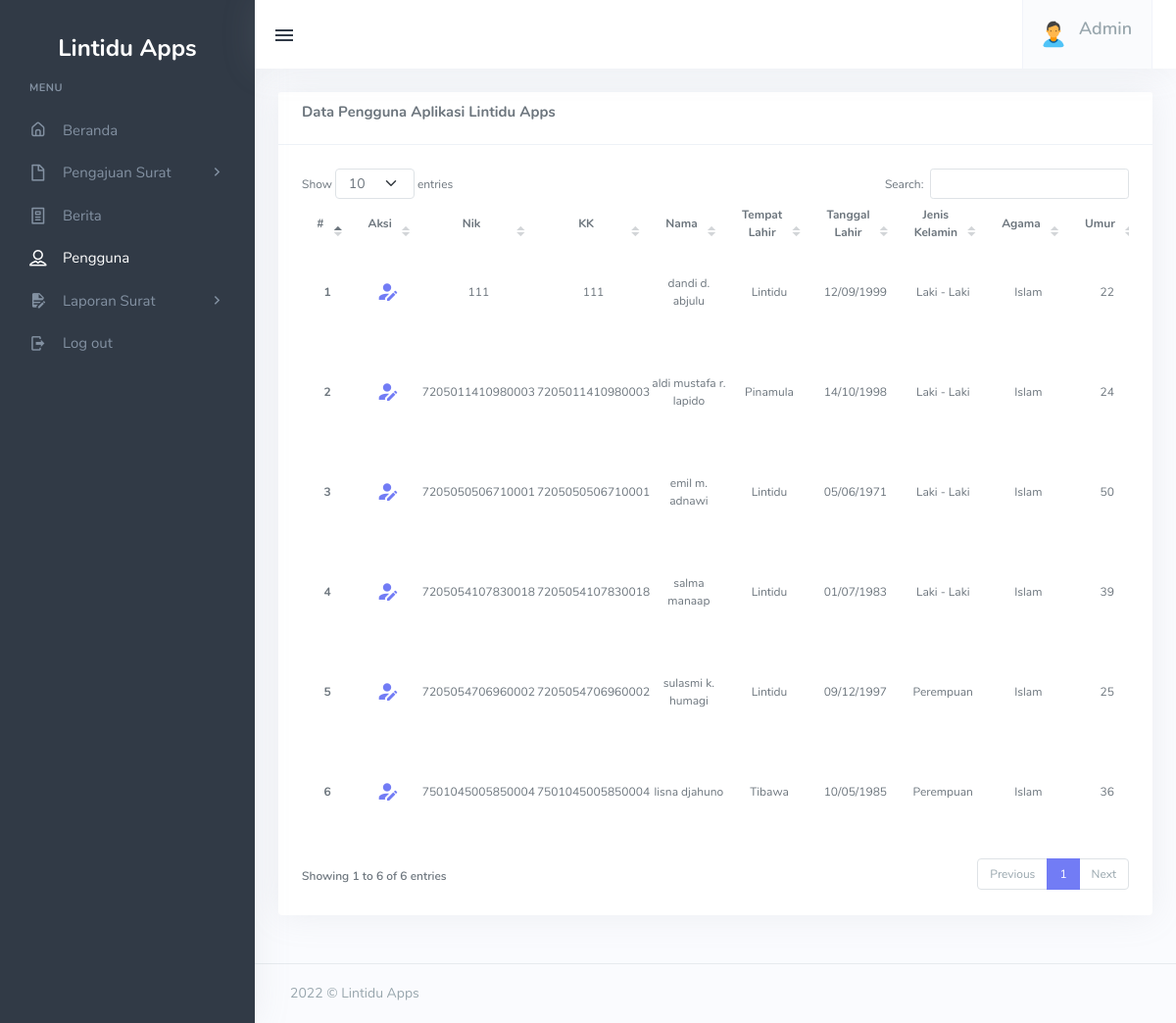
/pengguna.php (signed in), run on the app's committed database.
### tables this page shows
CREATE TABLE `tb_user` (
  `nik` varchar(16) NOT NULL,
  `kk` varchar(16) NOT NULL,
  `nama` varchar(50) NOT NULL,
  `tempat_lahir` varchar(20) DEFAULT NULL,
  `tanggal_lahir` varchar(20) DEFAULT NULL,
  `jenis_kelamin` varchar(20) DEFAULT NULL,
  `agama` varchar(10) DEFAULT NULL,
  `umur` varchar(10) DEFAULT NULL,
  `pekerjaan` varchar(20) DEFAULT NULL,
  `alamat` varchar(50) DEFAULT NULL,
  `nomor_hp` varchar(12) DEFAULT NULL,
  `email` varchar(50) DEFAULT NULL,
  `img` varchar(255) DEFAULT NULL,
  `status_user` varchar(1) DEFAULT '0'
);

### config/config.php (called while the page is built, shortened)
<?php
$conn = mysqli_connect("localhost", "root", "", "db_kependudukan");
function query($query)
{
  global $conn;
  $result = mysqli_query($conn, $query);
  $rows = [];
  while ($row = mysqli_fetch_assoc($result)) {
    $rows[] = $row;
  }
  return $rows;
}

### pengguna.php (the view, shortened to what this page needs)
<?php
include("./config/config.php");
$pengguna = query("SELECT * FROM  tb_user ORDER BY status_user  ASC");
include("./view/header.php");
include("./view/sidebar.php");
include("./view/topbar.php");
?>
<div class="container-fluid">
  <div class="card mt-3">
    <div class="card-header">
      <h5 class="card-title">Data Pengguna Aplikasi Lintidu Apps</h5>
    </div>
    <div class="card-body" style="font-size: 12px;">
      <div class="table-responsive">
        <table class="mdl-data-table" style="width:100%" id="example">
          <thead>
            <tr class="text-center">
              <th scope="col">#</th>
              <th scope="col">Aksi</th>
              <th scope="col">Nik</th>
              <th scope="col">KK</th>
              <th scope="col">Nama</th>
              <th scope="col">Tempat Lahir</th>
              <th scope="col">Tanggal Lahir</th>
              <th scope="col">Jenis Kelamin</th>
              <th scope="col">Agama</th>
              <th scope="col">Umur</th>
            </tr>
          </thead>
          <tbody class="text-center">
            <?php $i = 1; ?>
            <?php foreach ($pengguna as $row) : ?>
              <tr>
                <th scope="row"><?= $i; ?></th>
                <td class="table-action text-center" style="font-size: 25px; padding: 8px;">
                  <?php
                  if ($row["status_user"] == 1) {
                    echo "<a href='penggunaUbah.php?nik=$row[nik]'><i class='mdi mdi-account-edit text-primary'></i></a>";
                  } else {
                    echo "<a href='penggunaValidasi.php?nik=$row[nik]'><i class='mdi mdi-check-circle'></i></a>";
                    echo "<a href='penggunaHapus.php?nik=$row[nik]'><i class='mdi mdi-delete-circle text-danger'></i></a>";
                  }
                  ?>
                </td>
                <td><?= $row["nik"]; ?></td>
                <td><?= $row["kk"]; ?></td>
                <td><?= $row["nama"]; ?></td>
                <td style="text-transform: capitalize;"><?= $row["tempat_lahir"]; ?></td>
                <td><?= $row["tanggal_lahir"]; ?></td>
                <td><?= $row["jenis_kelamin"]; ?></td>
                <td><?= $row["agama"]; ?></td>
                <td><?= $row["umur"]; ?></td>
              </tr>
              <?php $i++ ?>
            <?php endforeach; ?>
          </tbody>
        </table>
      </div>
    </div>
  </div>
</div>
<?php
include("./view/footer.php");
?>

### view/topbar.php
<?php
$conn = mysqli_connect("localhost", "root", "", "db_kependudukan");
$admin       = mysqli_query($conn, "SELECT * FROM  tb_admin ");
$namaAdmin = mysqli_fetch_array($admin);
?>
<div class="content-page">
  <div class="content">
    <div class="navbar-custom">
      <ul class="list-unstyled topbar-menu float-end mb-0">
        <li class="side-nav-item">
          <a class="nav-link dropdown-toggle nav-user arrow-none me-0" data-bs-toggle="dropdown" href="#" role="button" aria-haspopup="false" aria-expanded="false">
            <span class="account-user-avatar">
              <img src="assets/images/user.png" alt="user-image" class="rounded-circle">
            </span>
            <span>
              <span class="account-user-name" style="font-size: 18px;"><?= $namaAdmin["nama"]; ?></span>
            </span>
          </a>
      </ul>
      <button class="button-menu-mobile open-left">
        <i class="mdi mdi-menu"></i>
      </button>
    </div>

### data on the page
tb_user: nik "111", kk "111", nama "dandi d. abjulu", tempat_lahir "Lintidu", tanggal_lahir "12/09/1999", jenis_kelamin "Laki - Laki", agama "Islam", umur "22"
tb_user: nik "7205011410980003", kk "7205011410980003", nama "aldi mustafa r. lapido", tempat_lahir "Pinamula", tanggal_lahir "14/10/1998", jenis_kelamin "Laki - Laki", agama "Islam", umur "24"
tb_user: nik "7205050506710001", kk "7205050506710001", nama "emil m. adnawi", tempat_lahir "Lintidu", tanggal_lahir "05/06/1971", jenis_kelamin "Laki - Laki", agama "Islam", umur "50"
tb_user: nik "7205054107830018", kk "7205054107830018", nama "salma manaap", tempat_lahir "Lintidu", tanggal_lahir "01/07/1983", jenis_kelamin "Laki - Laki", agama "Islam", umur "39"
tb_user: nik "7205054706960002", kk "7205054706960002", nama "sulasmi k. humagi", tempat_lahir "Lintidu", tanggal_lahir "09/12/1997", jenis_kelamin "Perempuan", agama "Islam", umur "25"
tb_user: nik "7501045005850004", kk "7501045005850004", nama "lisna djahuno", tempat_lahir "Tibawa", tanggal_lahir "10/05/1985", jenis_kelamin "Perempuan", agama "Islam", umur "36"

### other printed values
$namaAdmin["nama"] "Admin"
